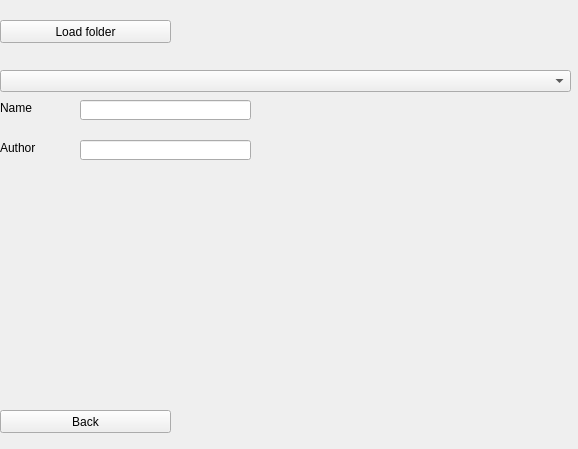
<?xml version="1.0" encoding="UTF-8"?>
<ui version="4.0">
 <class>CPL</class>
 <widget class="QWidget" name="CPL">
  <property name="geometry">
   <rect>
    <x>0</x>
    <y>0</y>
    <width>578</width>
    <height>449</height>
   </rect>
  </property>
  <property name="windowTitle">
   <string>Content Pack Launcher</string>
  </property>
  <widget class="QLabel" name="label_5">
   <property name="geometry">
    <rect>
     <x>0</x>
     <y>100</y>
     <width>81</width>
     <height>16</height>
    </rect>
   </property>
   <property name="text">
    <string>Name</string>
   </property>
  </widget>
  <widget class="QPushButton" name="load">
   <property name="geometry">
    <rect>
     <x>0</x>
     <y>20</y>
     <width>171</width>
     <height>23</height>
    </rect>
   </property>
   <property name="text">
    <string>Load folder</string>
   </property>
  </widget>
  <widget class="QComboBox" name="contentPacks">
   <property name="geometry">
    <rect>
     <x>0</x>
     <y>70</y>
     <width>571</width>
     <height>22</height>
    </rect>
   </property>
  </widget>
  <widget class="QLineEdit" name="name">
   <property name="geometry">
    <rect>
     <x>80</x>
     <y>100</y>
     <width>171</width>
     <height>20</height>
    </rect>
   </property>
  </widget>
  <widget class="QLabel" name="label_6">
   <property name="geometry">
    <rect>
     <x>0</x>
     <y>140</y>
     <width>81</width>
     <height>16</height>
    </rect>
   </property>
   <property name="text">
    <string>Author</string>
   </property>
  </widget>
  <widget class="QLineEdit" name="author">
   <property name="geometry">
    <rect>
     <x>80</x>
     <y>140</y>
     <width>171</width>
     <height>20</height>
    </rect>
   </property>
  </widget>
  <widget class="QLabel" name="contentPackPic">
   <property name="geometry">
    <rect>
     <x>80</x>
     <y>170</y>
     <width>171</width>
     <height>111</height>
    </rect>
   </property>
   <property name="text">
    <string/>
   </property>
  </widget>
  <widget class="QPushButton" name="back">
   <property name="geometry">
    <rect>
     <x>0</x>
     <y>410</y>
     <width>171</width>
     <height>23</height>
    </rect>
   </property>
   <property name="text">
    <string>Back</string>
   </property>
  </widget>
 </widget>
 <resources/>
 <connections/>
</ui>
